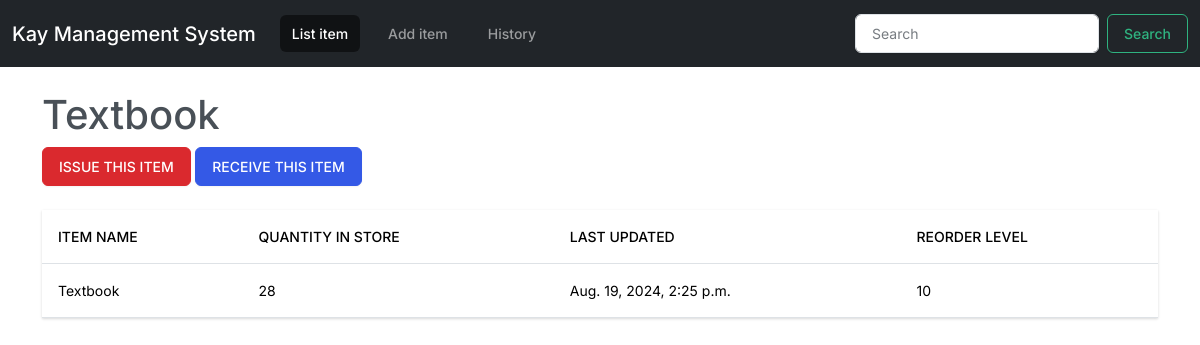
Page /store_items/1/ on the committed database.
### store/models.py (models this page shows, shortened)
class Stock(models.Model):
	category = models.ForeignKey(Category, on_delete=models.CASCADE, blank=True)
	item_name = models.CharField(max_length=50, blank=True, null=True)
	quantity = models.IntegerField(default='0', blank=True, null=True)
	receive_quantity = models.IntegerField(default='0', blank=True, null=True)
	receive_by = models.CharField(max_length=50, blank=True, null=True)
	issue_quantity = models.IntegerField(default='0', blank=True, null=True)
	issue_by = models.CharField(max_length=50, blank=True, null=True)
	issue_to = models.CharField(max_length=50, blank=True, null=True)
	phone_number = models.CharField(max_length=50, blank=True, null=True)
	created_by = models.CharField(max_length=50, blank=True, null=True)
	reorder_level = models.IntegerField(default='0', blank=True, null=True)
	last_updated = models.DateTimeField(auto_now_add=False, auto_now=True)
	timestamp = models.DateTimeField(auto_now_add=True, auto_now=False)
	export_to_CSV = models.BooleanField(default=False)

### store/views.py (the view)
# urls.py: path('store_items/<int:pk>/', views.store_items, name='store_items'),
def store_items(request, pk):
	queryset = Stock.objects.get(id=pk)
	context = {
		"title": queryset.item_name,
		"queryset": queryset
	}
	return render(request, 'store_items.html', context)

### store/templates/store_items.html
{% extends 'base.html' %}
{% load crispy_forms_tags %}
{%  block content %}
    <h1>{{title}}</h1>
    <a href="{% url 'issue_items' queryset.id %}"><div class='btn btn-danger'>ISSUE THIS ITEM</div></a>
    <a href="{% url 'receive_items' queryset.id %}"><div class='btn btn-primary'>RECEIVE THIS ITEM</div></a>
            <br><br>
            <div class="display_table">
              <table class='table'>
                      <tr>
                        <th>ITEM NAME</th>
                        <th>QUANTITY IN STORE</th>
                        <th>LAST UPDATED</th>
                        <th>REORDER LEVEL</th>
                      </tr>
                      <tr>
                        <td>{{queryset.item_name}}</td>
                        <td>{{queryset.quantity}}</td>
                        <td>{{queryset.last_updated}}</td>
                        <td>{{queryset.reorder_level}}</td>
                      </tr>
              </table>
            </div>
{% endblock %}

### rows in the picture
Stock: item_name "Textbook", quantity "28", last_updated "Aug. 19, 2024, 2:25 p.m.", reorder_level "10"
